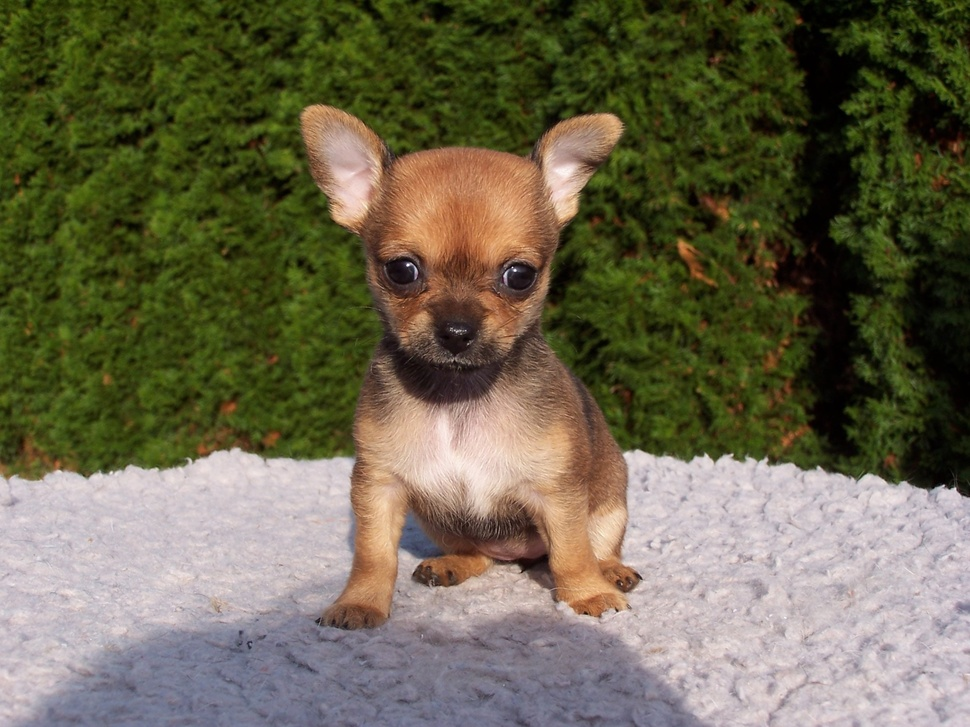
#> input picture 01 Open CV Basic/images/dog3.jpg, 970 x 727 px, shrunk from 2304 x 1728 before the run
$ python '09 이미지 대칭.py'
#> lines starting #> are read from the running program, lines starting #| are printed output that depends on the picture
import cv2

img= cv2.imread('images/dog3.jpg')
#> img is the input picture: shape (727, 970, 3); mean B, G, R 77.8, 101.6, 106.3
cv2.imshow('original', img)

#1)좌우
img2= cv2.flip(img, flipCode=1) #0보다 크면
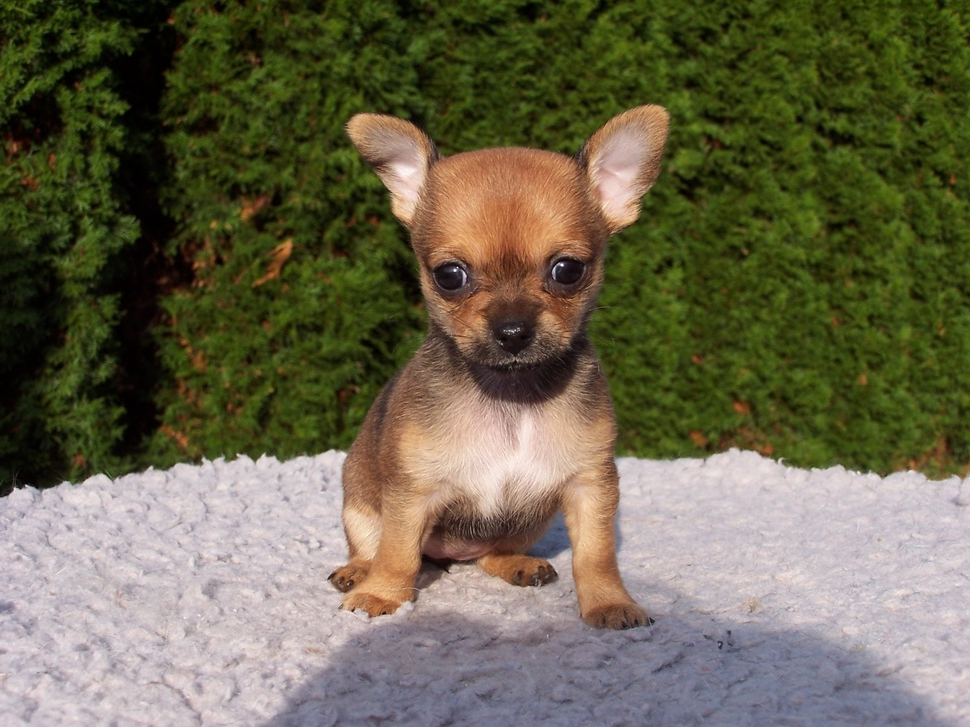
#> img2: shape (727, 970, 3); mean B, G, R 77.8, 101.6, 106.3
cv2.imshow('flip_horizontal', img2)
#2)상하
img3= cv2.flip(img, flipCode=0) #0
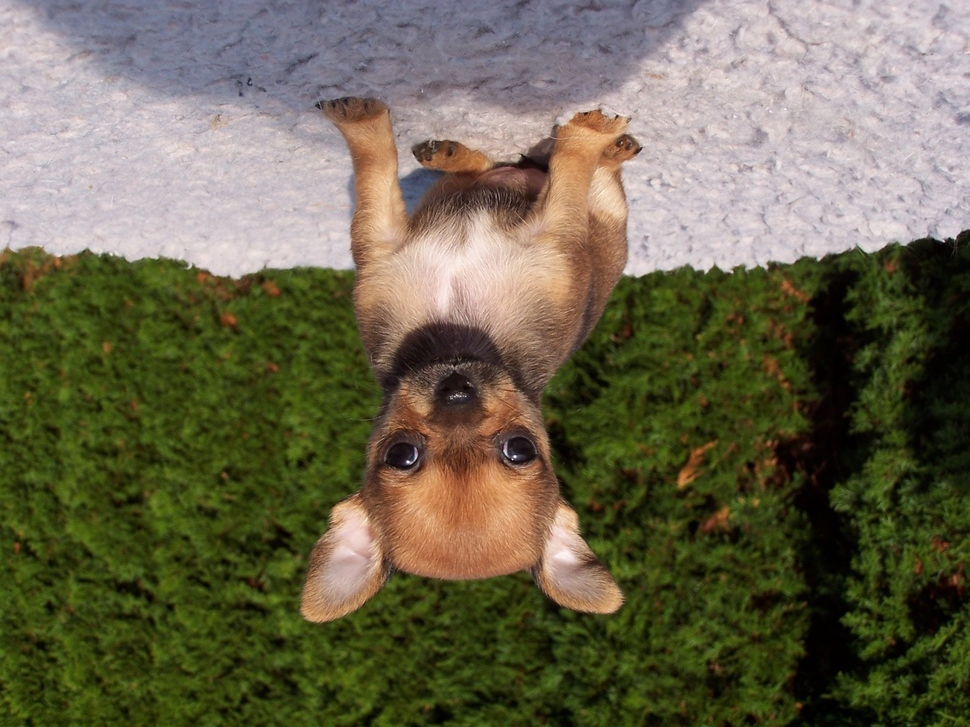
#> img3: shape (727, 970, 3); mean B, G, R 77.8, 101.6, 106.3
cv2.imshow('flip_vertical', img3)
#2)상하좌우
img4= cv2.flip(img, flipCode=-1) #0보다 작으면
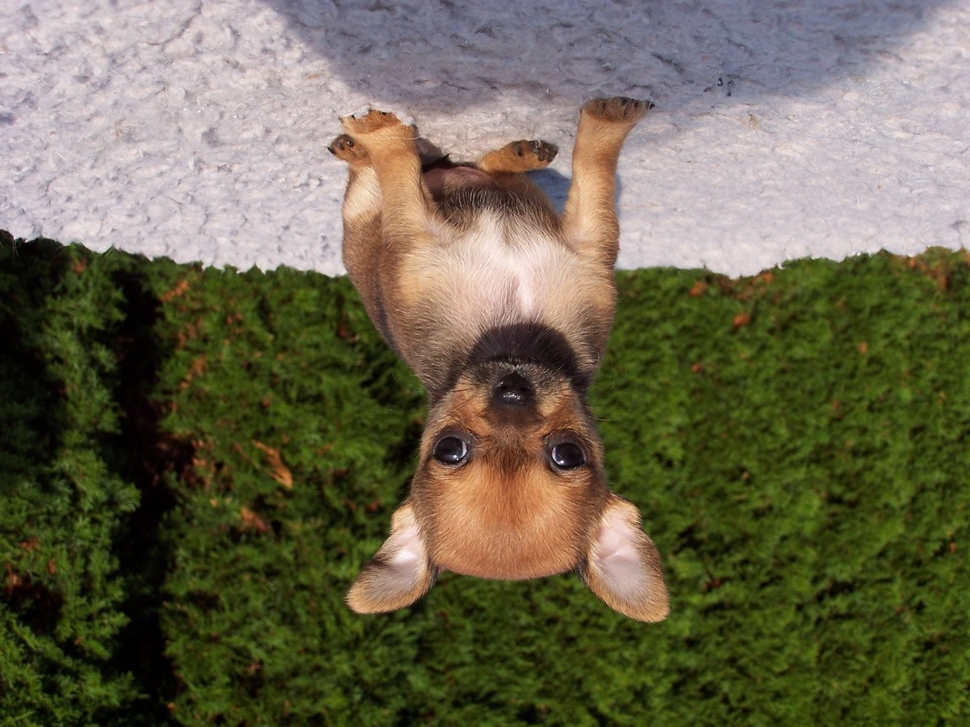
#> img4: shape (727, 970, 3); mean B, G, R 77.8, 101.6, 106.3
cv2.imshow('flip_both', img4)

cv2.waitKey(0)
cv2.destroyAllWindows()

$ run again, with 01 Open CV Basic/images/dog1.jpg copied over 01 Open CV Basic/images/dog3.jpg
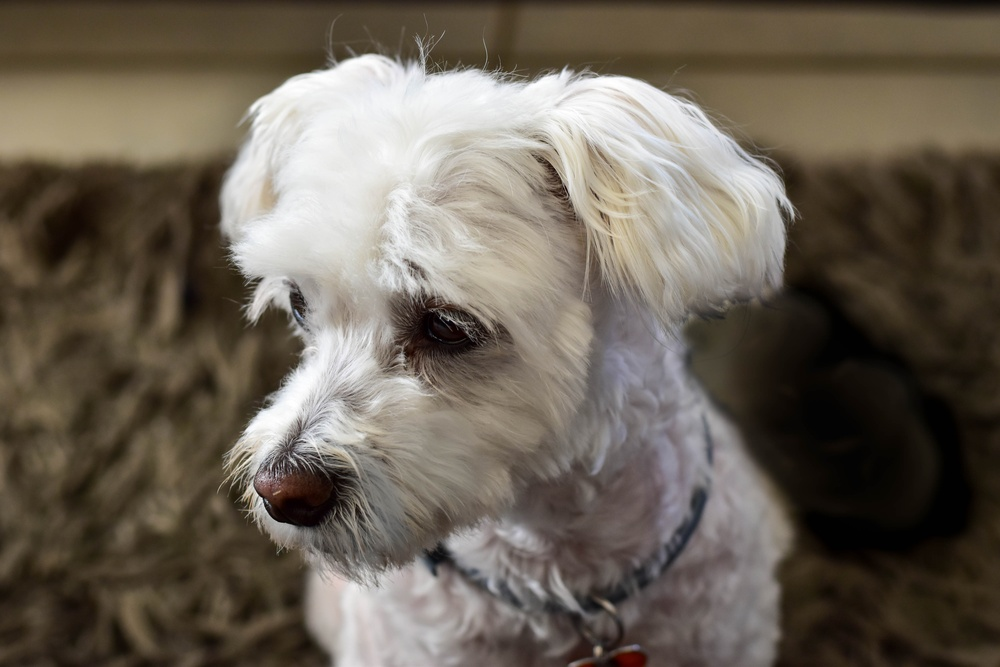
#> input picture 01 Open CV Basic/images/dog1.jpg, 1000 x 667 px, shrunk from 6000 x 4000 before the run
#> img is the input picture: shape (667, 1000, 3); mean B, G, R 86.5, 98.3, 107.1
#> `img3= cv2.flip(img, flipCode=0)`:
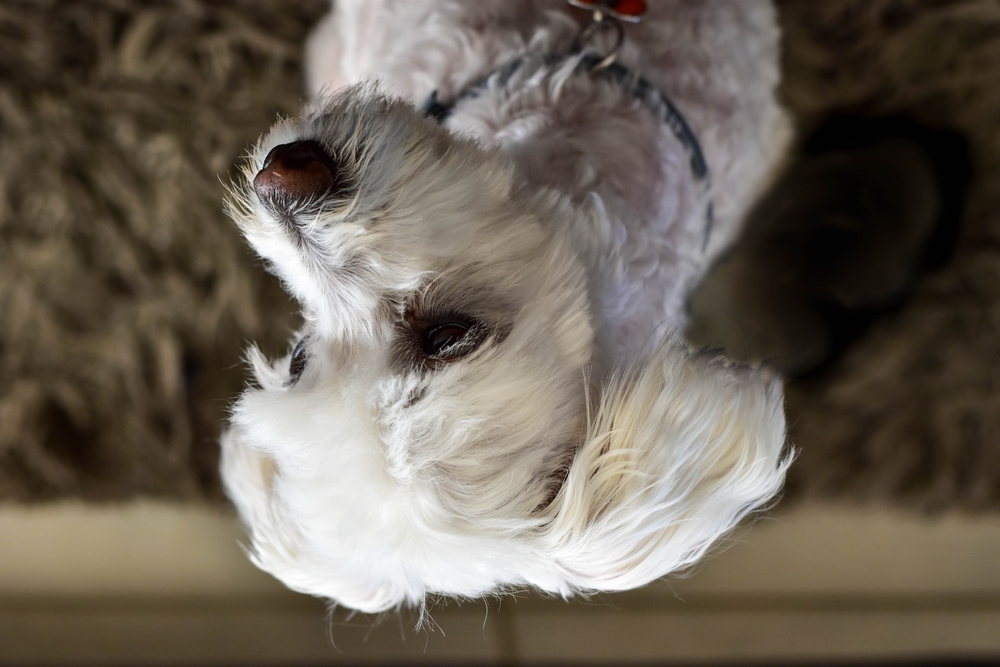
#> img3: shape (667, 1000, 3); mean B, G, R 86.5, 98.3, 107.1
#> `img4= cv2.flip(img, flipCode=-1)`:
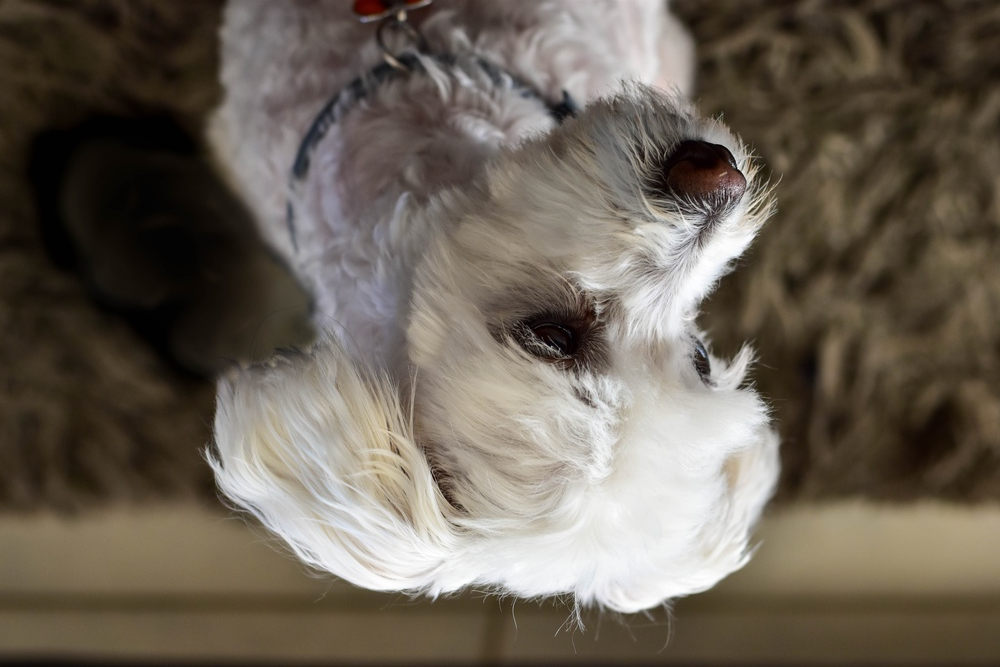
#> img4: shape (667, 1000, 3); mean B, G, R 86.5, 98.3, 107.1

$ run again, with 01 Open CV Basic/images/dog2.jpg copied over 01 Open CV Basic/images/dog3.jpg
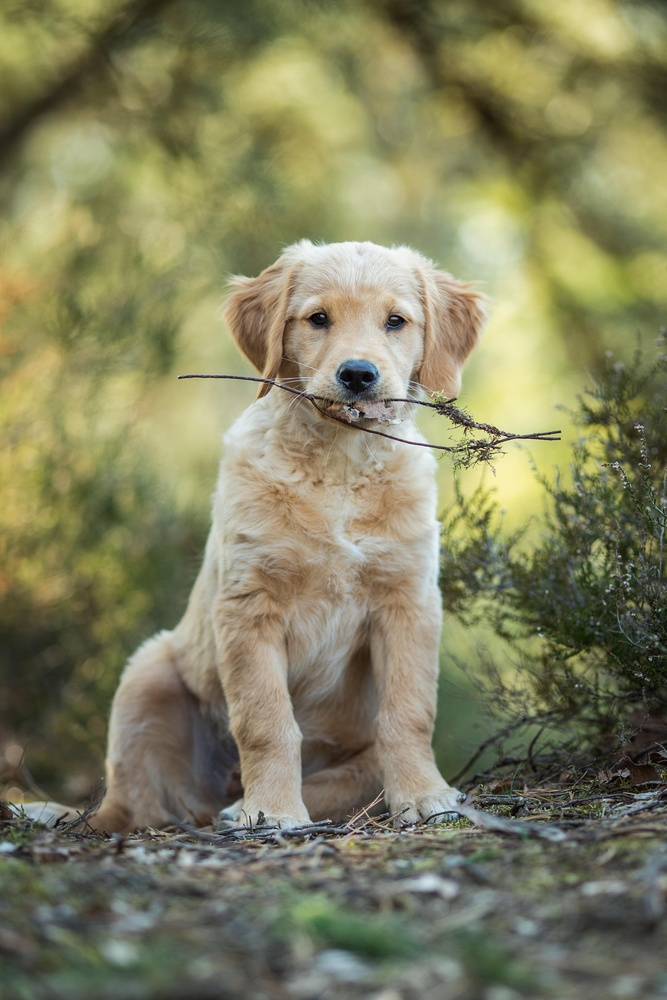
#> input picture 01 Open CV Basic/images/dog2.jpg, 667 x 1000 px, shrunk from 3079 x 4619 before the run
#> img is the input picture: shape (1000, 667, 3); mean B, G, R 96, 128.5, 129.4
#> `img3= cv2.flip(img, flipCode=0)`:
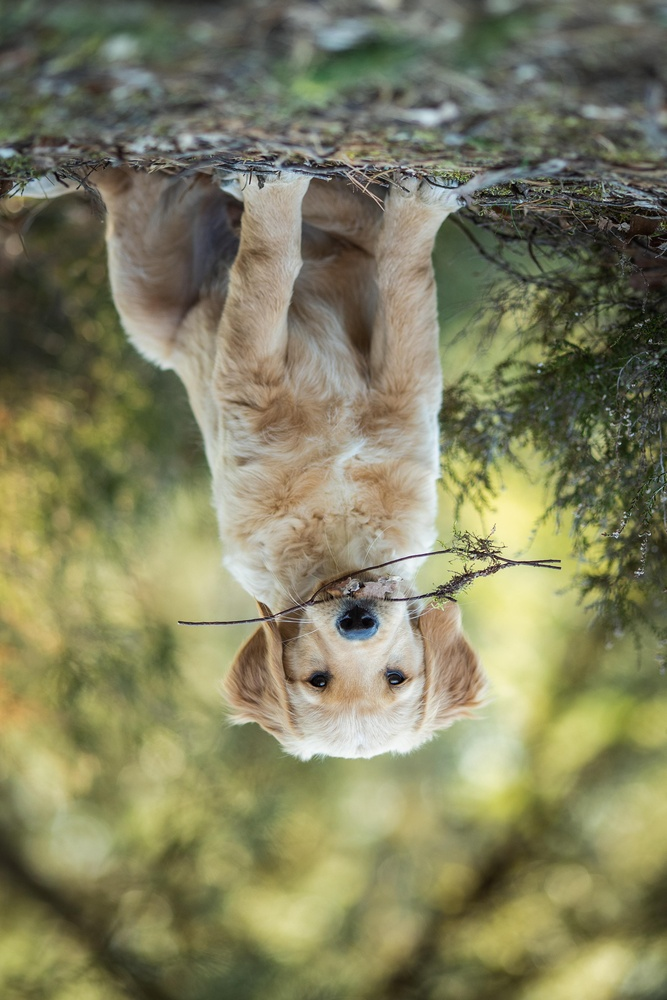
#> img3: shape (1000, 667, 3); mean B, G, R 96, 128.5, 129.4
#> `img4= cv2.flip(img, flipCode=-1)`:
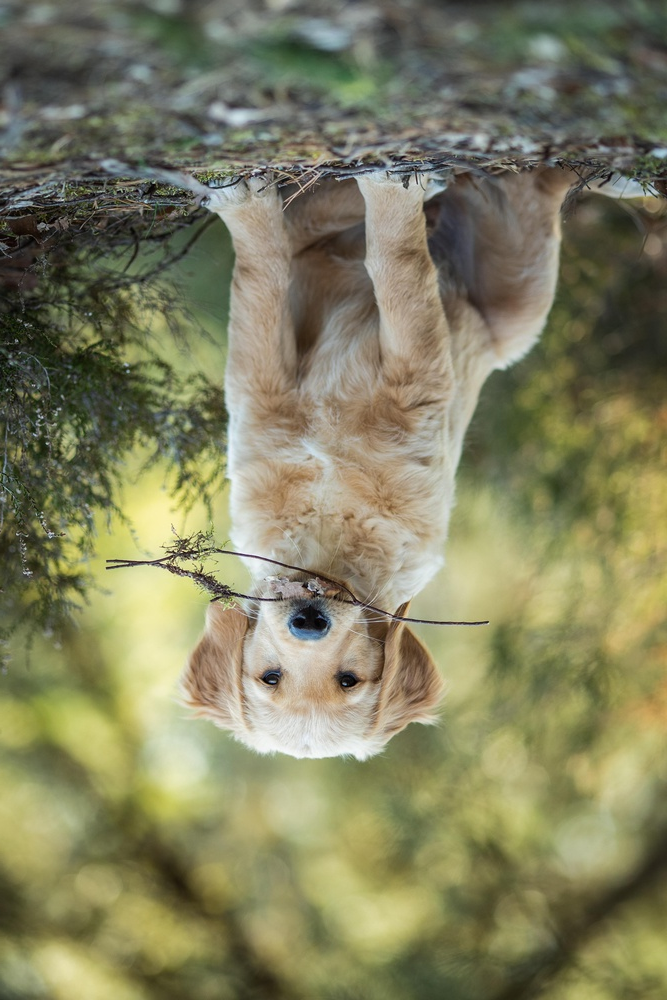
#> img4: shape (1000, 667, 3); mean B, G, R 96, 128.5, 129.4

$ run again, with 01 Open CV Basic/images/book.jpg copied over 01 Open CV Basic/images/dog3.jpg
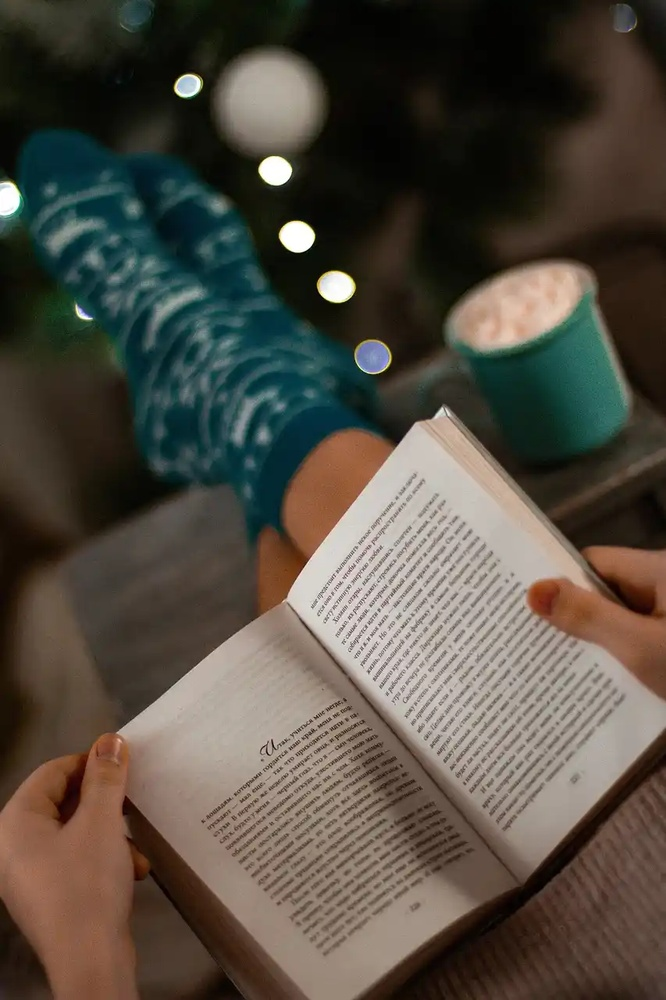
#> input picture 01 Open CV Basic/images/book.jpg, 666 x 1000 px, shrunk from 853 x 1280 before the run
#> img is the input picture: shape (1000, 666, 3); mean B, G, R 66, 76.1, 82.5
#> `img3= cv2.flip(img, flipCode=0)`:
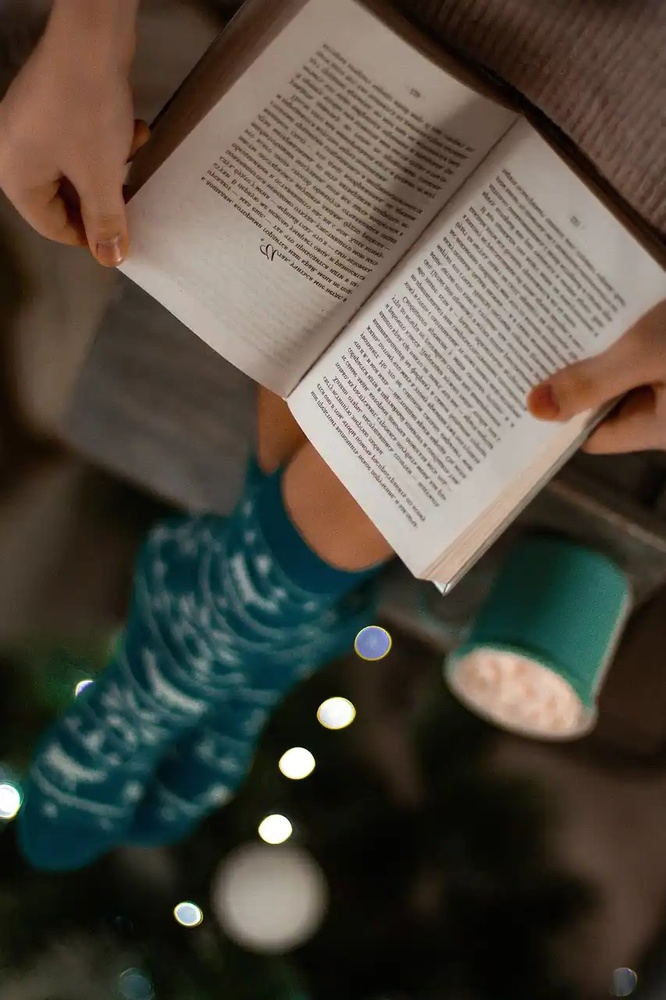
#> img3: shape (1000, 666, 3); mean B, G, R 66, 76.1, 82.5
#> `img4= cv2.flip(img, flipCode=-1)`:
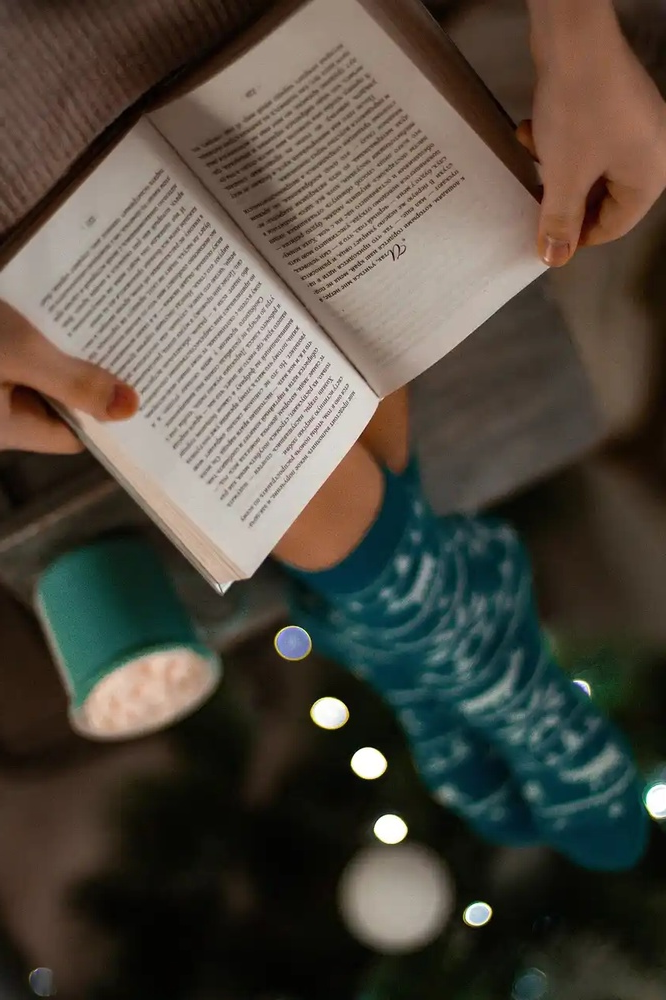
#> img4: shape (1000, 666, 3); mean B, G, R 66, 76.1, 82.5
